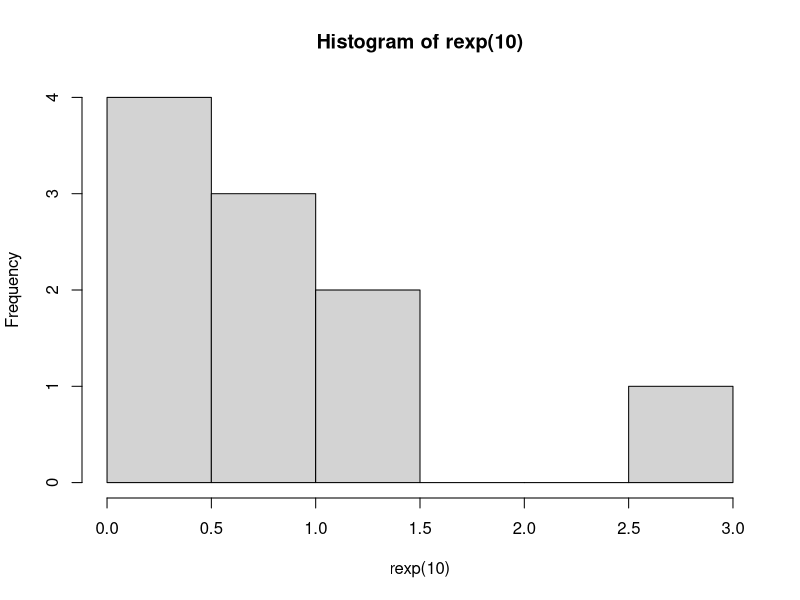
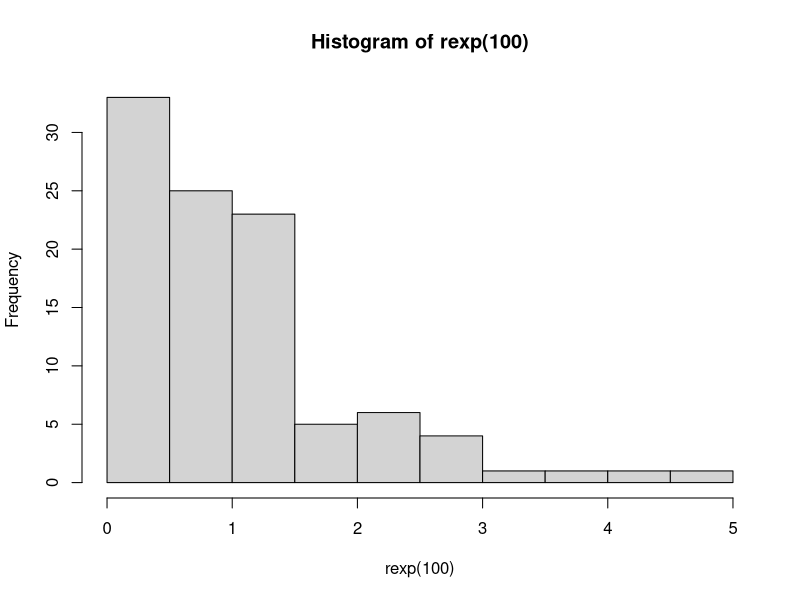
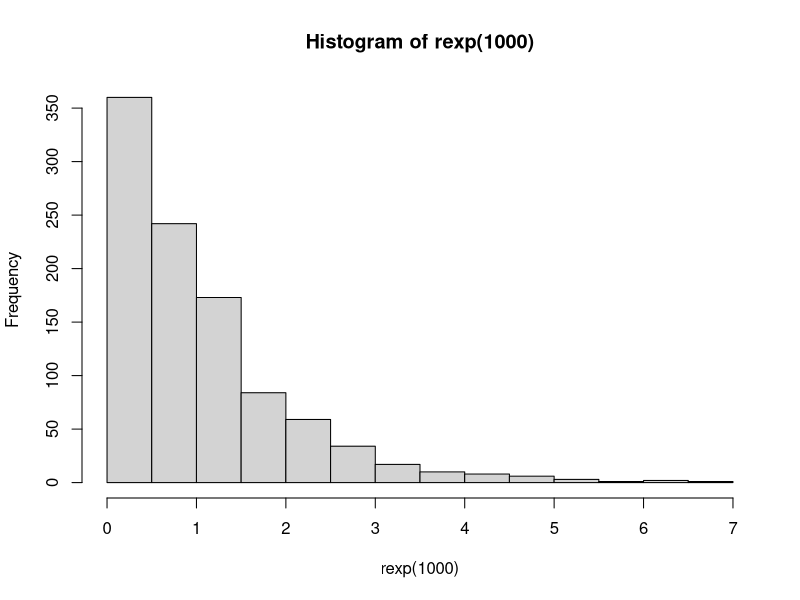
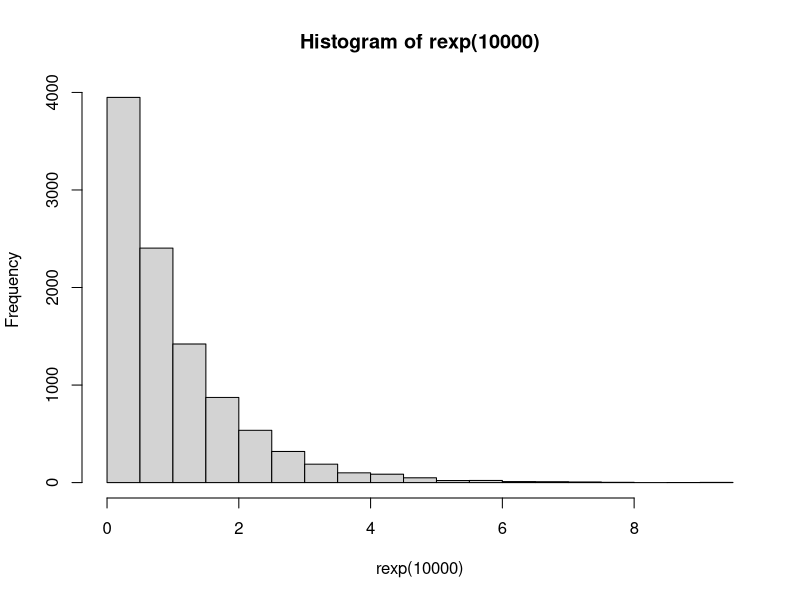

Write R code to recreate these figures, in order.
#Nomor 5a
dexp(3)

#Nomor 5b
set.seed(1)
hist(rexp(10))
set.seed(1)
hist(rexp(100))
set.seed(1)
hist(rexp(1000))
set.seed(1)
hist(rexp(10000))

#Nomor 5c
lambda = 3
rataan = lambda
rataan
varian = lambda*lambda
varian